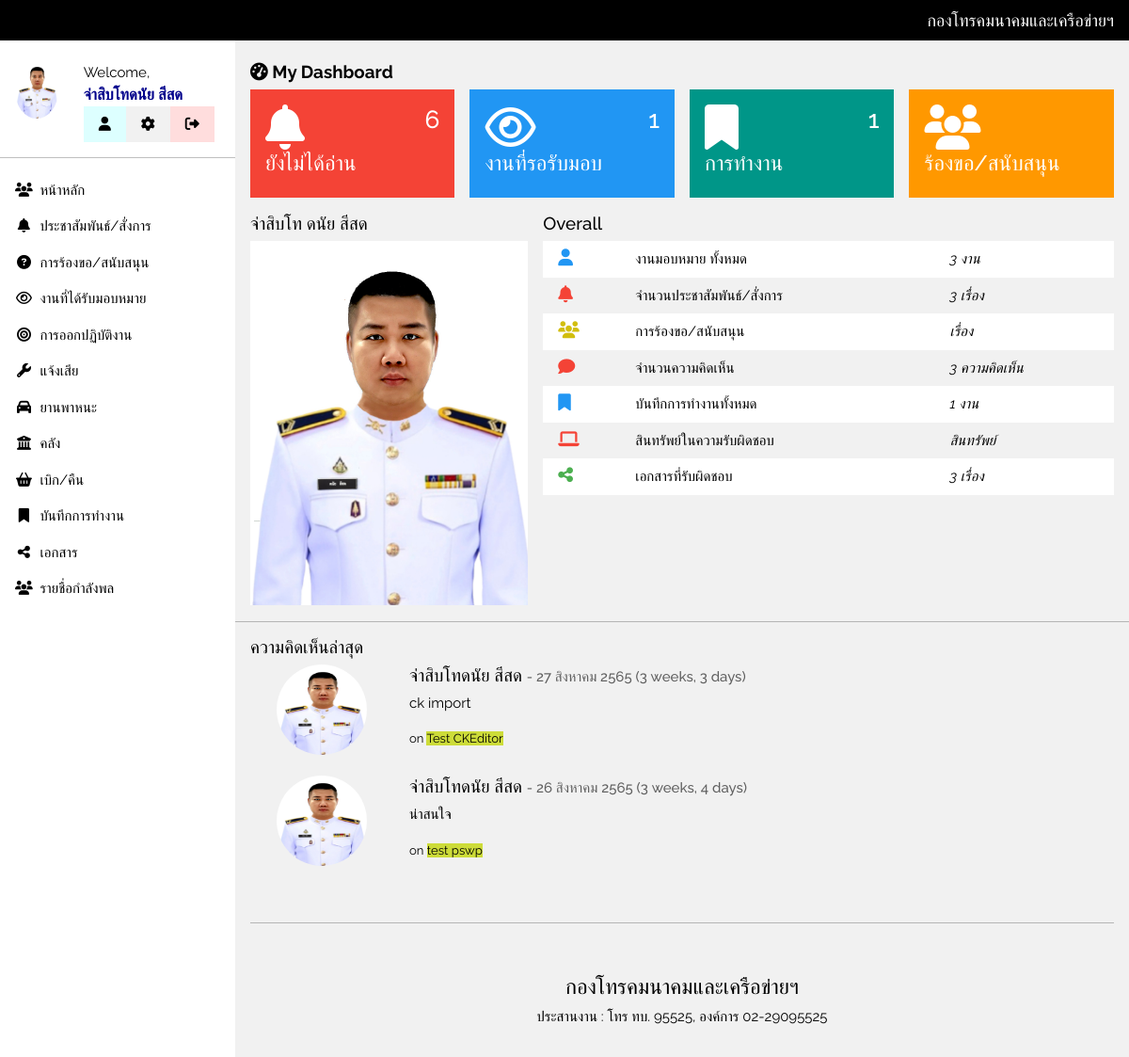
Screenshot of / (signed in) with the database file from the repository.
### account/models.py (models this page shows, shortened)
class Profile(models.Model):
    user     = models.OneToOneField(User, on_delete=models.CASCADE)
    rank     = models.ForeignKey(Rank, on_delete=models.CASCADE, blank=True, null=True)
    position = models.ForeignKey(Position, on_delete=models.CASCADE, blank=True, null=True)
    sector   = models.ForeignKey(Sector, on_delete=models.CASCADE, blank=True, null=True)
    place    = models.CharField(max_length=200, blank=True, null=True)
    phone    = models.CharField(max_length=10, blank=True, null=True)
    image    = models.ImageField(upload_to='Profile/', blank=True, null=True)

class Rank(models.Model):
    name = models.CharField(max_length=200)
    def __str__(self) -> str:
        return self.name

### announce/models.py (models this page shows, shortened)
class Comment(models.Model):
    announce   = models.ForeignKey(Announce, on_delete=models.CASCADE)
    author     = models.ForeignKey(User, on_delete=models.CASCADE)
    comment    = models.TextField()
    created_at = models.DateTimeField(auto_now_add=True)
    class Meta:
        ordering = ('-created_at',)

class Announce(models.Model):
    is_type    = models.ForeignKey(AnnounceType, on_delete=models.CASCADE, related_name='announce_type')
    status     = models.ForeignKey(AnnounceStatus, on_delete=models.CASCADE, related_name='announce_status')
    author     = models.ForeignKey(User, on_delete=models.CASCADE)
    name       = models.CharField(max_length=200)
    detail     = RichTextField(null=True, blank=True)
    created_at = models.DateTimeField(auto_now_add=True)
    updated_at = models.DateTimeField(auto_now=True)
    is_delete  = models.BooleanField(default=False)
    reads      = models.ManyToManyField(User, related_name='readers')

### account/views.py (the view)
# urls.py: path('', HomeView.as_view(), name='home'),
class HomeView(LoginRequiredMixin, TemplateView):
    login_url     = reverse_lazy('login')
    template_name = 'home.html'
    def get_context_data(self, *args, **kwargs):
        context                   = super(HomeView, self).get_context_data(*args, **kwargs)
        context['not_read']       = Announce.objects.filter(
            ~Q(author             = self.request.user) & ~Q(reads__id=self.request.user.id)
        )
        context['announce']       = Announce.objects.filter(author=self.request.user)
        context['comments']       = Comment.objects.filter(author=self.request.user)
        context['journal']        = Journal.objects.filter(author=self.request.user)
        context['recent_comment'] = Comment.objects.all().order_by('-created_at')[:2]
        context['assign_staff'] = Assign.objects.filter(author=self.request.user)
        context['assign_staff_waiting'] = Assign.objects.filter(Q(author=self.request.user) & Q(accepted=False)).count()
        context['assign'] = Assign.objects.filter(assigned_to=self.request.user.profile)
        context['assign_waiting'] = Assign.objects.filter(Q(assigned_to=self.request.user.profile) & Q(accepted=False)).count()
        context['journal'] = Journal.objects.filter(author=self.request.user)
        context['doc_to_me'] = Inbox.objects.filter(assigned_to=self.request.user.profile)
        return context

### account/templatetags/tags.py (called while the page is built)
@register.filter(name='has_group')
def has_group(user, group_name):
    group = user.groups.filter(name=group_name).exists()
    return group

@register.filter
def thaidate(var):
	n = ['มกราคม', 'กุมภาพันธ์', 'มีนาคม', 'เมษายน', 'พฤษภาคม', 'มิถุนายน', 'กรกฎาคม', 'สิงหาคม', 'กันยายน', 'ตุลาคม', 'พฤษศจิกายน', 'ธันวาคม']
	d = var.day
	m = n[var.month - 1 ]
	y = var.year + 543
	return f'{d} {m} {y}'

### account/templates/home.html (shortened to what this page needs)
{% extends 'base.html' %}
{% load static %}
{% load tz %}
{% load tags %}
{% block content %}
<header class="w3-container" style="padding-top:22px">
    <h5><b><i class="fa fa-dashboard"></i> My Dashboard</b></h5>
</header>
<div class="w3-row-padding w3-margin-bottom">
    <div class="w3-quarter">
        <div class="w3-container w3-red w3-padding-16">
            <a href="{% url 'announce:not-read' %}" class="w3-clear w3-black">
                <div class="w3-left"><i class="fa fa-bell w3-xxxlarge"></i></div>
                <div class="w3-right">
                    <h3>{{ not_read.count }}</h3>
                </div>
                <div class="w3-clear"></div>
                <h4>ยังไม่ได้อ่าน</h4>
            </a>
        </div>
    </div>
    <div class="w3-quarter">
        <div class="w3-container w3-blue w3-padding-16">
            {% if request.user|has_group:"Staff" %}
            <a href="{% url 'assign:staff-list' %}" class="w3-clear w3-black">
                {% else %}
                <a href="{% url 'assign:list' %}" class="w3-clear w3-black">
                    {% endif %}
                    <div class="w3-left"><i class="fa fa-eye w3-xxxlarge"></i></div>
                    <div class="w3-right">
                        {% if request.user|has_group:"Staff" %}
                        <h3>{{ assign_staff_waiting }}</h3>
                        {% else %}
                        <h3>{{ assign_waiting }}</h3>
                        {% endif %}
                    </div>
                    <div class="w3-clear"></div>
                    <h4>งานที่รอรับมอบ</h4>
                </a>
        </div>
    </div>
    <div class="w3-quarter">
        <div class="w3-container w3-teal w3-padding-16">
            <a href="{% url 'journal:list' %}" class="w3-clear w3-black">
                <div class="w3-left"><i class="fa fa-bookmark w3-xxxlarge"></i></div>
                <div class="w3-right">
                    <h3>{{ journal.count }}</h3>
                </div>
                <div class="w3-clear"></div>
                <h4>การทำงาน</h4>
            </a>
        </div>
    </div>
    <div class="w3-quarter">
        <div class="w3-container w3-orange w3-text-white w3-padding-16">
            <div class="w3-left"><i class="fa fa-users w3-xxxlarge"></i></div>
            <div class="w3-clear"></div>
            <h4>ร้องขอ/สนับสนุน</h4>
        </div>
    </div>
</div>
<div class="w3-panel">
    <div class="w3-row-padding" style="margin:0 -16px">
        <div class="w3-third">
            <h5>{{ user.profile.rank }} {{ user.get_full_name }}</h5>
            {% if user.profile.image %}
            <img src="{{ user.profile.image.url }}" style="width:100%" alt="User Image">
            {% else %}
            <img src="{% static 'logo.png' %}" style="width:100%" alt="Logo">
            {% endif %}
        </div>
        <div class="w3-twothird">
            <h5>Overall</h5>
            <table class="w3-table w3-striped w3-white">
                <tr>
                    <td><i class="fa fa-user w3-text-blue w3-large"></i></td>
                    {% if request.user|has_group:"Staff" %}
                    <td>
                        <a href="{% url 'assign:staff-list' %}">
                            การมอบหมายงาน ทั้งหมด
                        </a>
                    </td>
                    <td><i>{{ assign_staff.count }} งาน</i></td>
                    {% else %}
                    <td>
                        <a href="{% url 'assign:list' %}">งานมอบหมาย ทั้งหมด</a>
                    </td>
                    <td><i>{{ assign.count }} งาน</i></td>
                    {% endif %}
                </tr>
                <tr>
                    <td><i class="fa fa-bell w3-text-red w3-large"></i></td>
                    <td>จำนวนประชาสัมพันธ์/สั่งการ</td>
                    <td><i>{{ announce.count }} เรื่อง</i></td>
                </tr>
                <tr>
                    <td><i class="fa fa-users w3-text-yellow w3-large"></i></td>
                    <td>การร้องขอ/สนับสนุน</td>
                    <td><i>{{ support.count }} เรื่อง</i></td>
                </tr>
                <tr>
                    <td><i class="fa fa-comment w3-text-red w3-large"></i></td>
                    <td>จำนวนความคิดเห็น</td>
                    <td><i>{{ comments.count }} ความคิดเห็น</i></td>
                </tr>
                <tr>
                    <td><i class="fa fa-bookmark w3-text-blue w3-large"></i></td>
                    <td>
                        <a href="{% url 'journal:list' %}">
                            บันทึกการทำงานทั้งหมด
                        </a>
                    </td>
                    <td><i>{{ journal.count }} งาน</i></td>
                </tr>
                <tr>
                    <td><i class="fa fa-laptop w3-text-red w3-large"></i></td>
                    <td>สินทรัพย์ในความรับผิดชอบ</td>
                    <td><i>{{ asset.count }} สินทรัพย์</i></td>
                </tr>
                <tr>
                    <td><i class="fa fa-share-alt w3-text-green w3-large"></i></td>
                    <td>เอกสารที่รับผิดชอบ</td>
                    <td><i>{{ doc_to_me.count }} เรื่อง</i></td>
                </tr>
            </table>
        </div>
    </div>
</div>
<hr>
<div class="w3-container">
    <h5>ความคิดเห็นล่าสุด</h5>
    {% for comment in recent_comment %}
    <div class="w3-row">
        <div class="w3-col m2 text-center">
            <img class="w3-circle" src="{{ comment.author.profile.image.url }}" style="width:96px;height:96px">
        </div>
        <div class="w3-col m10 w3-container">
            <h5>{{ comment.author.profile.rank }}{{ comment.author.get_full_name }} <span class="w3-opacity w3-medium">- {{ comment.created_at|timezone:"Asia/Bangkok"|thaidate }} ({{ comment.created_at|timezone:"Asia/Bangkok"|timesince }})</span></h5>
            <p>{{ comment.comment }} </p>
            <small>on <a href="{% url 'announce:detail' pk=comment.announce.pk %}" class="w3-lime">{{ comment.announce.name }}</a></small>
            <br>
        </div>
    </div>
    <br>
    {% endfor %}
    <br>
    <hr>
    {% endblock content %}

### account/templates/components/side_menu.html (shortened to what this page needs)
{% load static %}
{% load tags %}
<nav class="w3-sidebar w3-collapse w3-white w3-animate-left" style="z-index:3;width:250px;" id="mySidebar"><br>
  <div class="w3-container w3-row">
    {% if request.user.is_authenticated %}
    {% if request.user.profile.image %}
    <div class="w3-col s4">
      <img src="{{ request.user.profile.image.url }}" class="w3-circle w3-margin-right" style="width:46px">
    </div>
    {% else %}
      <div class="w3-col s4">
          <a href="{% url 'home' %}">
            <img src="{% static 'logo.png' %}" class="w3-circle w3-margin-right" style="width:46px">
          </a>
        </div>
    {% endif %}
      <div class="w3-col s8 w3-bar">
        <span>Welcome, <br>
          {% if request.user.profile.rank and request.user.get_full_name %}
            <strong>{{ request.user.profile.rank }}{{ request.user.get_full_name }}</strong>
          {% else %}
            <a href="{% url 'account:profile-update' %}"><strong class="w3-red">Please Update Profile!!!!</strong></a>
          {% endif %}
        </span><br>
        <a href="{% url 'account:profile' %}" class="w3-bar-item w3-button w3-pale-blue">
          <i class="fa fa-user"></i>
        </a>
        {% if request.user.is_superuser %}
        <a href="{% url 'admin:index' %}" class="w3-bar-item w3-button w3-light-gray">
            <i class="fa fa-cog"></i>
        </a>
        {% else %}
        <a href="{% url 'account:profile-update' %}" class="w3-bar-item w3-button w3-light-gray">
            <i class="fa fa-cog"></i>
        </a>
        {% endif %}
        <a href="#"
            onclick="document.getElementById('logoutModal').style.display='block'"
            class="w3-bar-item w3-button w3-pale-red">
            <i class="fa fa-sign-out"></i>
        </a>
      </div>
    {% endif %}
    </div>
    <hr>
    <div class="w3-bar-block">
      <a href="{% url 'home' %}" class="w3-bar-item w3-button w3-padding"><i class="fa fa-users fa-fw"></i>  หน้าหลัก</a>
      <a href="{% url 'announce:list' %}" class="w3-bar-item w3-button w3-padding"><i class="fa fa-bell fa-fw"></i>  ประชาสัมพันธ์/สั่งการ</a>
      <a href="#" class="w3-bar-item w3-button w3-padding"><i class="fa fa-fas fa-question-circle fa-fw"></i>  การร้องขอ/สนับสนุน</a>
      {% if request.user|has_group:'Staff' %}
      <a href="{% url 'assign:staff-list' %}" class="w3-bar-item w3-button w3-padding"><i class="fa fa-eye fa-fw"></i>  งานที่มอบหมาย</a>
      {% else %}
        <a href="{% url 'assign:list' %}" class="w3-bar-item w3-button w3-padding"><i class="fa fa-eye fa-fw"></i>  งานที่ได้รับมอบหมาย</a>
      {% endif %}
      <a href="#" class="w3-bar-item w3-button w3-padding"><i class="fa fa-bullseye fa-fw"></i>  การออกปฏิบัติงาน</a>
      <a href="#" class="w3-bar-item w3-button w3-padding"><i class="fa fa-wrench fa-fw"></i>  แจ้งเสีย</a>
      <a href="#" class="w3-bar-item w3-button w3-padding"><i class="fa fa-car fa-fw"></i>  ยานพาหนะ</a>
      <a href="{% url 'asset:list' %}" class="w3-bar-item w3-button w3-padding"><i class="fa fa-bank fa-fw"></i>  คลัง</a>
      <a href="{% url 'asset:list' %}" class="w3-bar-item w3-button w3-padding"><i class="fa fa-shopping-basket fa-fw"></i>  เบิก/คืน</a>
      <a href="{% url 'journal:list' %}" class="w3-bar-item w3-button w3-padding"><i class="fa fa-bookmark fa-fw"></i>  บันทึกการทำงาน</a>
      <a href="{% url 'document:home' %}" class="w3-bar-item w3-button w3-padding"><i class="fa fa-share-alt fa-fw"></i>  เอกสาร</a>
      <a href="{% url 'account:members' %}" class="w3-bar-item w3-button w3-padding"><i class="fa fa-users fa-fw"></i>  รายชื่อกำลังพล</a>
    </div>
</nav>

### static/css/site.css (style rules this page uses)
body, h1, h2, h3, h4, h5 { font-family: 'Ubuntu', 'Segoe UI', Tahoma, Geneva, Verdana, sans-serif; }
h3 { font-size: 1.5rem; }
strong { font-size: 1.1em; color: darkblue; }

### account/templates/base.html (style rules this page uses)
html,body,h1,h2,h3,h4,h5 { font-family: "Raleway", sans-serif }

### account/templates/home.html (style rules this page uses)
a { text-decoration: none; color: black; }

### rows the page displays
Comment: author.profile.image (picture), author.profile.rank "จ่าสิบโท", author.get_full_name "ดนัย สีสด", created_at|thaidate "27 สิงหาคม 2565", created_at "3 weeks, 3 days", comment "ck import", announce.name "Test CKEditor"
Comment: author.profile.image (picture), author.profile.rank "จ่าสิบโท", author.get_full_name "ดนัย สีสด", created_at|thaidate "26 สิงหาคม 2565", created_at "3 weeks, 4 days", comment "น่าสนใจ", announce.name "test pswp"

### other values shown
{{ request.user.profile.rank }} "จ่าสิบโท"
{{ request.user.get_full_name }} "ดนัย สีสด"
{{ not_read.count }} "6"
{{ assign_waiting }} "1"
{{ journal.count }} "1"
{{ user.profile.rank }} "จ่าสิบโท"
{{ user.get_full_name }} "ดนัย สีสด"
{{ assign.count }} "3"
{{ announce.count }} "3"
{{ comments.count }} "3"
{{ doc_to_me.count }} "3"
